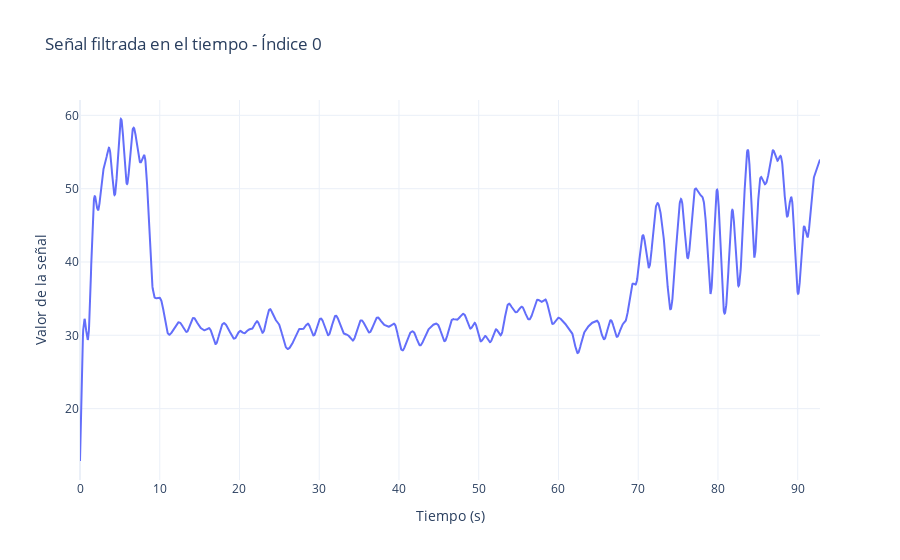
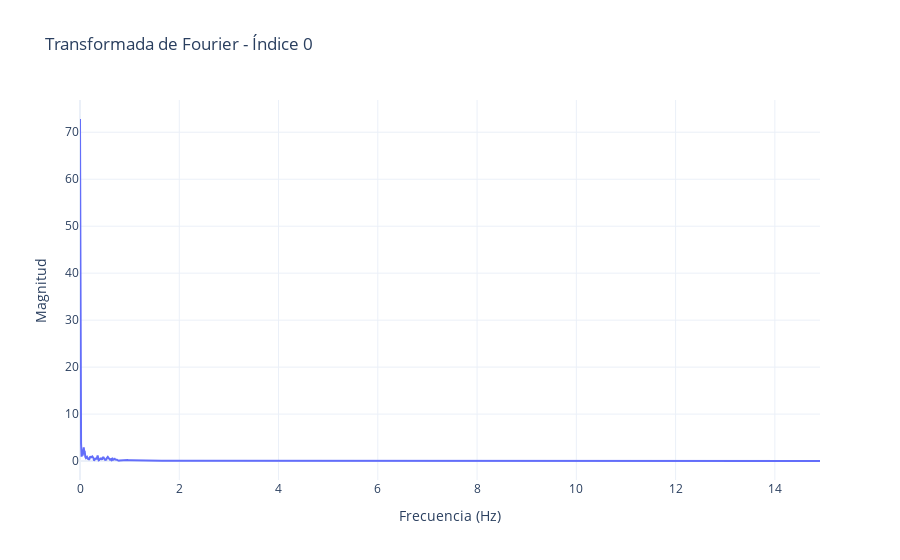

The notebook cell saved with these charts, in order:
### Code cell
plot_signal_and_fourier_filtered(dataset, 0, sampling_rate=29.84, cutoff_freq=0.8, order=5)

### Figure 1 — Plotly figure (JSON) as saved in the notebook; plotly's stock layout.template omitted (floating-point values rounded to 4 significant figures; data arrays with more than 128 entries replaced by an {"elided": "..."} marker saying what was removed)
{"data": [{"hovertemplate": "Tiempo: %{x:.2f} s<br>Valor: %{y:.2f}", "mode": "lines", "name": "Señal filtrada en el tiempo", "type": "scatter", "x": {"elided": "2770 float values"}, "y": {"elided": "2770 float values"}}], "layout": {"title": {"text": "Señal filtrada en el tiempo - Índice 0"}, "xaxis": {"title": {"text": "Tiempo (s)"}}, "yaxis": {"title": {"text": "Valor de la señal"}}}}

### Figure 2 — Plotly figure (JSON) as saved in the notebook; plotly's stock layout.template omitted (floating-point values rounded to 4 significant figures; data arrays with more than 128 entries replaced by an {"elided": "..."} marker saying what was removed)
{"data": [{"hovertemplate": "Frecuencia: %{x:.2f} Hz<br>Valor: %{y:.2f}", "mode": "lines", "name": "Señal en frecuencia", "type": "scatter", "x": {"elided": "1385 float values"}, "y": {"elided": "1385 float values"}}], "layout": {"title": {"text": "Transformada de Fourier - Índice 0"}, "xaxis": {"title": {"text": "Frecuencia (Hz)"}}, "yaxis": {"title": {"text": "Magnitud"}}}}
